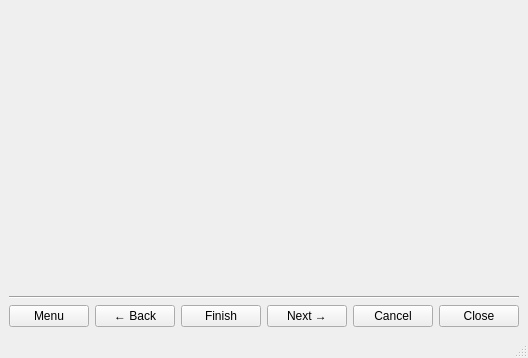
<ui version="4.0" >
 <class>Dialog</class>
 <widget class="QMainWindow" name="Dialog" >
  <property name="geometry" >
   <rect>
    <x>0</x>
    <y>0</y>
    <width>436</width>
    <height>358</height>
   </rect>
  </property>
  <property name="windowTitle" >
   <string>Extra action</string>
  </property>
  <property name="windowIcon" >
   <iconset>:/images/16x16/apps/jabbim.png</iconset>
  </property>
  <widget class="QWidget" name="centralwidget" >
   <layout class="QGridLayout" >
    <property name="margin" >
     <number>9</number>
    </property>
    <property name="spacing" >
     <number>6</number>
    </property>
    <item row="1" column="0" >
     <layout class="QGridLayout" >
      <property name="margin" >
       <number>0</number>
      </property>
      <property name="spacing" >
       <number>6</number>
      </property>
      <item row="0" column="1" >
       <spacer>
        <property name="orientation" >
         <enum>Qt::Horizontal</enum>
        </property>
        <property name="sizeHint" >
         <size>
          <width>40</width>
          <height>20</height>
         </size>
        </property>
       </spacer>
      </item>
      <item row="0" column="5" >
       <widget class="QPushButton" name="cancel" >
        <property name="text" >
         <string>Cancel</string>
        </property>
       </widget>
      </item>
      <item row="0" column="3" >
       <widget class="QPushButton" name="complete" >
        <property name="text" >
         <string>Finish</string>
        </property>
       </widget>
      </item>
      <item row="0" column="4" >
       <widget class="QPushButton" name="next" >
        <property name="text" >
         <string>Next →</string>
        </property>
       </widget>
      </item>
      <item row="0" column="6" >
       <widget class="QPushButton" name="close" >
        <property name="text" >
         <string>Close</string>
        </property>
       </widget>
      </item>
      <item row="0" column="2" >
       <widget class="QPushButton" name="previous" >
        <property name="text" >
         <string>← Back</string>
        </property>
       </widget>
      </item>
      <item row="0" column="0" >
       <widget class="QPushButton" name="menuButton" >
        <property name="text" >
         <string>Menu</string>
        </property>
        <property name="icon" >
         <iconset>:/images/16x16/actions/exec.png</iconset>
        </property>
       </widget>
      </item>
     </layout>
    </item>
    <item row="0" column="0" >
     <layout class="QVBoxLayout" >
      <property name="margin" >
       <number>0</number>
      </property>
      <property name="spacing" >
       <number>6</number>
      </property>
      <item>
       <widget class="QLabel" name="label" >
        <property name="text" >
         <string/>
        </property>
        <property name="alignment" >
         <set>Qt::AlignCenter</set>
        </property>
        <property name="wordWrap" >
         <bool>true</bool>
        </property>
        <property name="openExternalLinks" >
         <bool>true</bool>
        </property>
       </widget>
      </item>
      <item>
       <widget class="QLabel" name="label_2" >
        <property name="text" >
         <string/>
        </property>
        <property name="wordWrap" >
         <bool>true</bool>
        </property>
        <property name="openExternalLinks" >
         <bool>true</bool>
        </property>
       </widget>
      </item>
      <item>
       <widget class="Line" name="line" >
        <property name="orientation" >
         <enum>Qt::Horizontal</enum>
        </property>
       </widget>
      </item>
     </layout>
    </item>
   </layout>
  </widget>
  <widget class="QStatusBar" name="statusbar" />
 </widget>
 <resources/>
 <connections/>
</ui>
